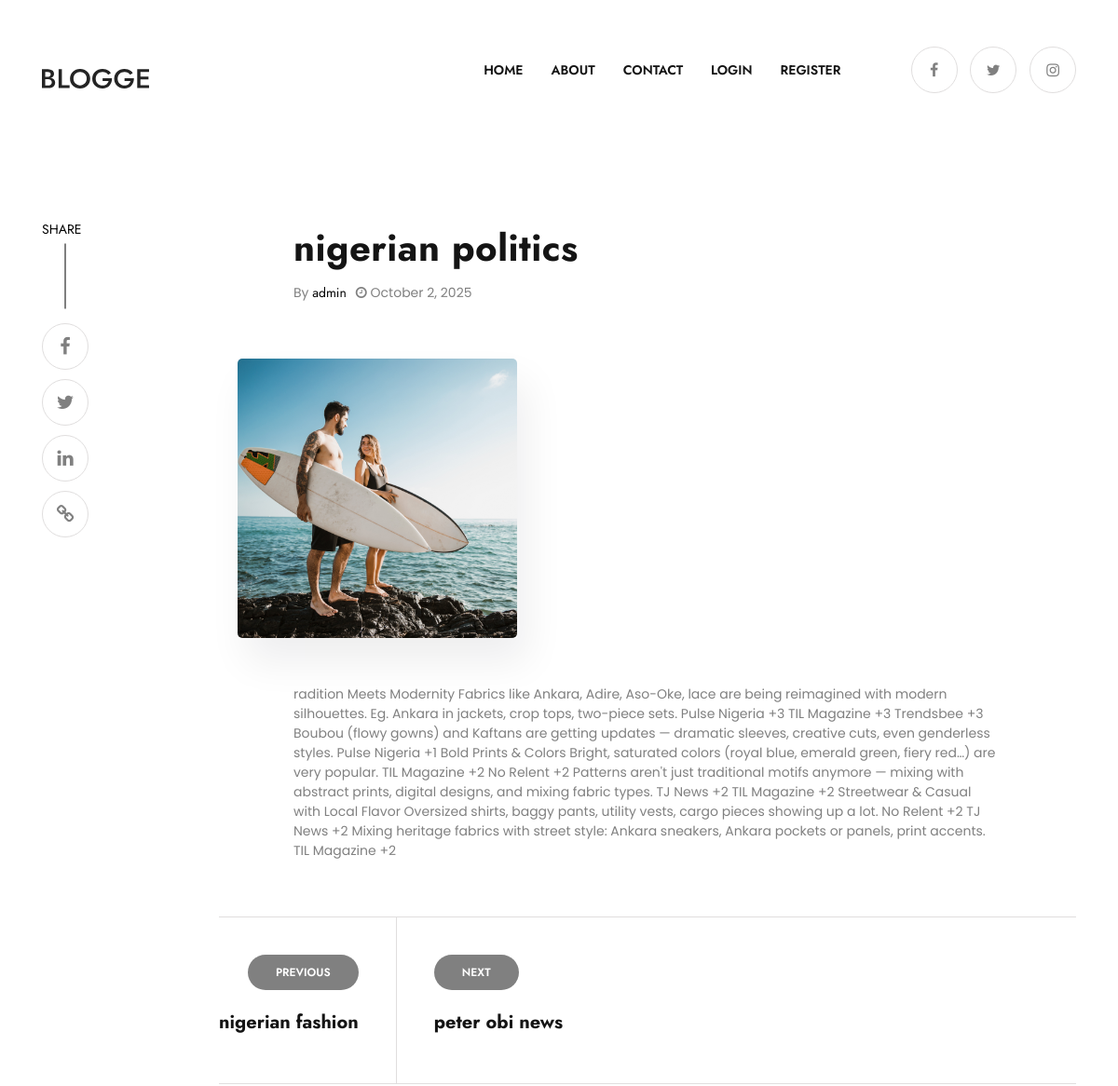
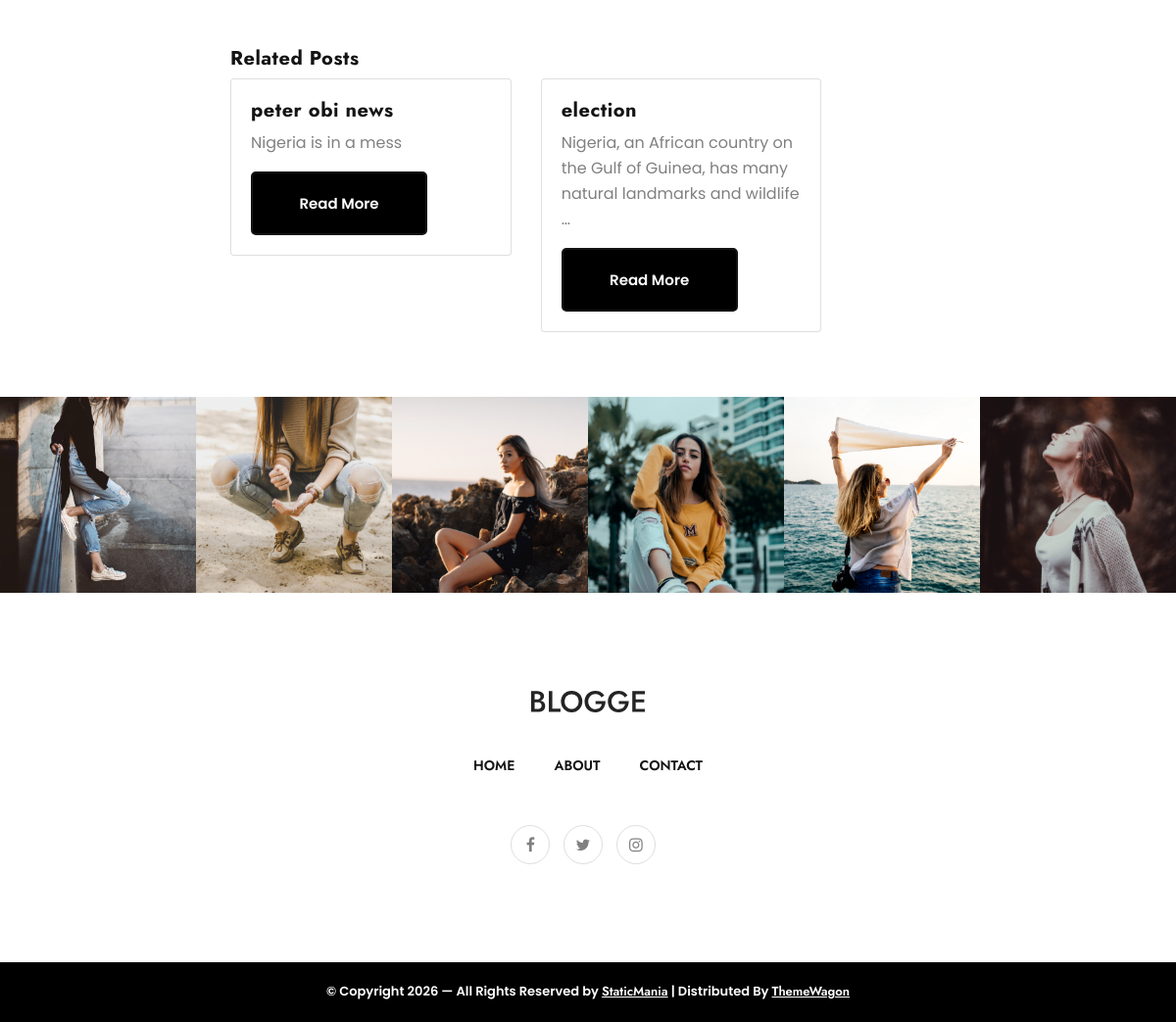
Screenshot of /postDetails/4/ with the database file from the repository (2 pictures, top to bottom).
### insta/models.py (models this page shows, shortened)
class Post(models.Model):
    STATUS = [
        ('draft', 'Draft'),
        ('pending', 'Pending'),
        ('approved', 'Approved'),
    ]
    title = models.CharField(max_length=256)
    body = RichTextUploadingField()
    created_at = models.DateField(auto_now_add=True)
    author = models.ForeignKey(User, on_delete=models.CASCADE)
    featured = models.BooleanField(default=False)
    category = models.ForeignKey(Categorie, on_delete=models.CASCADE)
    status = models.CharField(
        max_length=20,
        choices=STATUS,
        default='draft'
    )
    img = models.ImageField(
        upload_to='post',
        default='post/default.jpg',
        null=True
    )

### insta/views.py (the view)
# urls.py: path('postDetails/<int:pk>/', views.postDetails, name='postDetails'),
def postDetails(request, pk):
    post = get_object_or_404(Post, pk=pk)
    related_posts = Post.objects.filter(
        category=post.category
    ).exclude(id=post.id)[:3]   # limit to 3
    return render(request, 'insta/detail_post.html', {  # <--- change here
        'post': post,
        'related_posts': related_posts
    })

### insta/templates/insta/detail_post.html (shortened to what this page needs)
{% extends "insta/base.html" %}
{% load static %}
{% block content %}
<section class="blog-single">
  <div class="container">
    <div class="row">
      <div class="col-lg-2 order-2 order-lg-1">
  <div class="share-now">
    <a href="#" class="scrol">Share</a>
    <div class="sociel-icon">
      <ul>
        <li>
          <a href="https://www.facebook.com/sharer/sharer.php?u={{ request.build_absolute_uri }}" target="_blank">
            <i class="fa fa-facebook"></i>
          </a>
        </li>
        <li>
          <a href="https://twitter.com/intent/tweet?url={{ request.build_absolute_uri }}&text={{ post.title }}" target="_blank">
            <i class="fa fa-twitter"></i>
          </a>
        </li>
        <li>
          <a href="https://www.linkedin.com/sharing/share-offsite/?url={{ request.build_absolute_uri }}" target="_blank">
            <i class="fa fa-linkedin"></i>
          </a>
        </li>
        <li>
          <a href="#" onclick="copyLink(event)">
            <i class="fa fa-link"></i>
          </a>
        </li>
      </ul>
    </div>
  </div>
</div>
      <div class="col-lg-10 order-1 order-lg-2">
        <article class="single-blog">
          <h2 class="title">{{ post.title }}</h2>
          <ul class="meta">
            <li>By <a href="#">{{ post.author }}</a></li>
            <li>
              <i class="fa fa-clock-o"></i>
              {{ post.created_at|date:"F j, Y" }}
            </li>
          </ul>
          {% if post.img %}
            <img src="{{ post.img.url }}" alt="{{ post.title }}">
          {% endif %}
          <div class="post-content">
    {{ post.body|safe }}
               </div>
        </article>
        <div class="blog-single-presentation">
          <ul>
            {% if post.get_previous_by_created_at %}
              <li>
                <a href="{% url 'postDetails' post.get_previous_by_created_at.id %}" class="tag">Previous</a>
                <a href="{% url 'postDetails' post.get_previous_by_created_at.id %}" class="title">
                  {{ post.get_previous_by_created_at.title }}
                </a>
              </li>
            {% endif %}
            {% if post.get_next_by_created_at %}
              <li>
                <a href="{% url 'postDetails' post.get_next_by_created_at.id %}" class="tag">Next</a>
                <a href="{% url 'postDetails' post.get_next_by_created_at.id %}" class="title">
                  {{ post.get_next_by_created_at.title }}
                </a>
              </li>
            {% endif %}
          </ul>
        </div>
   <div class="related-posts mt-5">
  <h3>Related Posts</h3>
  <div class="row">
    {% for item in related_posts %}
      <div class="col-md-4">
        <div class="card mb-3">
          <div class="card-body">
            <h5>{{ item.title }}</h5>
            <p>{{ item.body|truncatewords:15 }}</p>
            <a href="{% url 'postDetails' item.id %}" class="btn btn-sm btn-primary">
              Read More
            </a>
          </div>
        </div>
      </div>
    {% empty %}
      <p>No related posts found.</p>
    {% endfor %}
  </div>
</div>
      </div>
    </div>
  </div>
</section>
{% endblock content %}

### rows the page displays
Post: title "nigerian politics", author "admin", created_at "October 2, 2025", img (picture), body "radition Meets Modernity Fabrics like Ankara, Adire, Aso-Oke, lace are being reimagined with modern silhouettes. Eg. Ankara in jackets, crop tops, two-piece sets. Pulse Nigeria +3 TIL Magazine +3 Trendsbee +3 Boubou (flowy gowns) and Kaftans are getting updates — dramatic sleeves, creative cuts, even genderless styles. Pulse Nigeria +1 Bold Prints & Colors Bright, saturated colors (royal blue, emerald green, fiery red…) are very popular. TIL Magazine +2 No Relent +2 Patterns aren't just traditional motifs anymore — mixing with abstract prints, digital designs, and mixing fabric types. TJ News +2 TIL Magazine +2 Streetwear & Casual with Local Flavor Oversized shirts, baggy pants, utility…", get_previous_by_created_at "nigerian fashion", get_next_by_created_at "peter obi news"
Post: title "peter obi news", body "Nigeria is in a mess"
Post: title "election", body "Nigeria, an African country on the Gulf of Guinea, has many natural landmarks and wildlife …"
